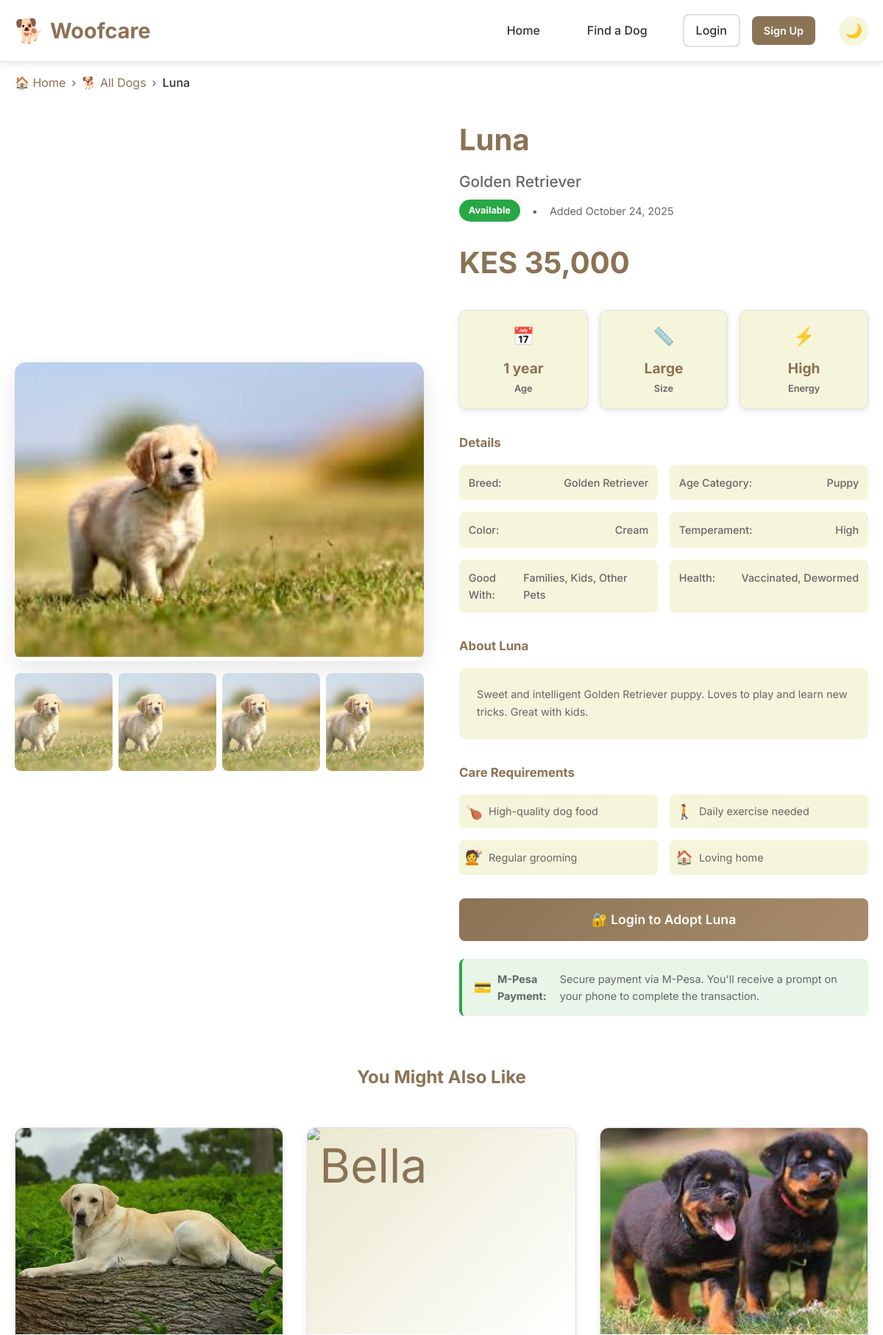
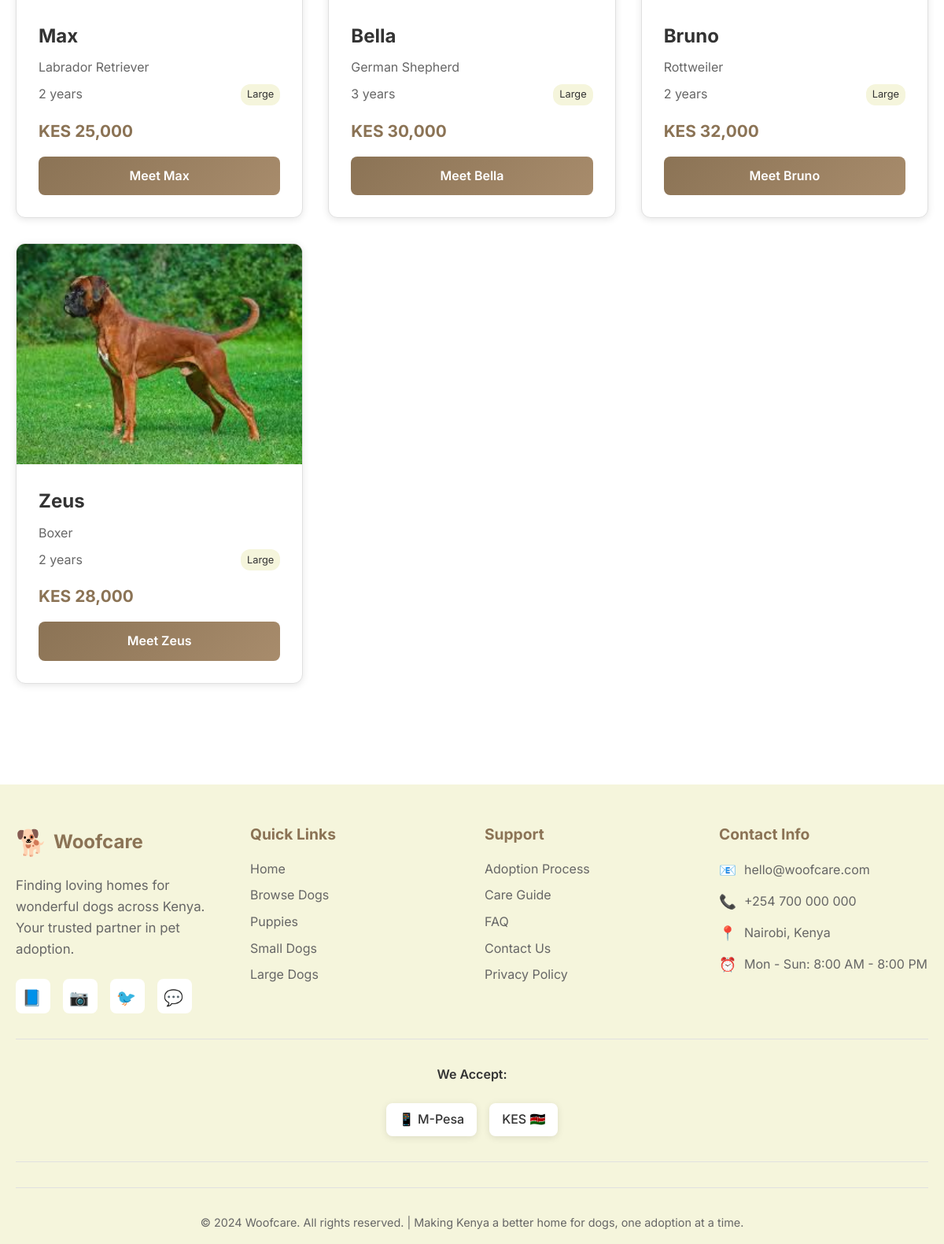
The app's page /dog/3 with its own data (2 pictures, top to bottom).
### models.py (models this page shows)
class Dog(db.Model):
    __tablename__ = 'dog'
    id = db.Column(db.Integer, primary_key=True)
    name = db.Column(db.String(100), nullable=False)
    breed = db.Column(db.String(100), nullable=False)
    age = db.Column(db.Integer, nullable=False)
    age_category = db.Column(db.String(20), nullable=False)  # puppy, young, adult, senior
    size = db.Column(db.String(20), nullable=False)  # small, medium, large
    color = db.Column(db.String(50), nullable=False)
    energy_level = db.Column(db.String(20), nullable=False)  # low, medium, high
    price = db.Column(db.Float, nullable=False)
    description = db.Column(db.Text, nullable=False)
    image_url = db.Column(db.String(255))
    is_available = db.Column(db.Boolean, default=True)
    created_at = db.Column(db.DateTime, default=datetime.utcnow)

### app.py (the view)
@app.route('/dog/<int:dog_id>')
def dog_detail(dog_id):
    dog = Dog.query.get_or_404(dog_id)
    similar_dogs = Dog.query.filter(
        Dog.id != dog.id,
        Dog.is_available == True
    ).filter(
        (Dog.breed == dog.breed) | (Dog.size == dog.size)
    ).limit(4).all()
    return render_template('dog_detail.html', dog=dog, similar_dogs=similar_dogs)

### templates/dog_detail.html (shortened to what this page needs)
{% extends "base.html" %}
{% block content %}
<div class="container">
    <div style="max-width: 1200px; margin: 0 auto;">
        <nav style="margin: 1rem 0; display: flex; align-items: center; gap: 0.5rem; flex-wrap: wrap;">
            <a href="{{ url_for('index') }}" style="color: var(--primary-color); text-decoration: none;">🏠 Home</a>
            <span style="color: #666;">›</span>
            <a href="{{ url_for('dogs') }}" style="color: var(--primary-color); text-decoration: none;">🐕 All Dogs</a>
            <span style="color: #666;">›</span>
            <span style="color: #333; font-weight: 500;">{{ dog.name }}</span>
        </nav>
        <div class="dog-detail" style="display: grid; grid-template-columns: 1fr 1fr; gap: 3rem; margin: 2rem 0;">
            <div>
                <div class="dog-image-main" style="border-radius: 15px; overflow: hidden; margin-bottom: 1rem; box-shadow: 0 10px 30px rgba(0,0,0,0.1);">
                    {% if dog.image_url %}
                    <img src="{{ dog.image_url }}" alt="{{ dog.name }}" style="width: 100%; height: 400px; object-fit: cover;">
                    {% else %}
                    <div style="width: 100%; height: 400px; background: linear-gradient(135deg, var(--secondary-color), #e8e8e8); display: flex; align-items: center; justify-content: center;">
                        <span style="font-size: 6rem; opacity: 0.7;">🐕</span>
                    </div>
                    {% endif %}
                </div>
                <div style="display: grid; grid-template-columns: repeat(4, 1fr); gap: 0.5rem;">
                    {% for i in range(4) %}
                    <div style="aspect-ratio: 1; border-radius: 8px; overflow: hidden; background: var(--secondary-color); display: flex; align-items: center; justify-content: center; cursor: pointer;">
                        {% if dog.image_url %}
                        <img src="{{ dog.image_url }}" alt="{{ dog.name }} {{ i+1 }}" style="width: 100%; height: 100%; object-fit: cover; opacity: 0.7;">
                        {% else %}
                        <span style="font-size: 1.5rem; opacity: 0.5;">🐕</span>
                        {% endif %}
                    </div>
                    {% endfor %}
                </div>
            </div>
            <div>
                <div style="margin-bottom: 1.5rem;">
                    <h1 style="color: var(--primary-color); margin-bottom: 0.5rem; font-size: 2.5rem;">{{ dog.name }}</h1>
                    <p style="font-size: 1.3rem; color: #666; margin-bottom: 0.5rem; font-weight: 500;">{{ dog.breed }}</p>
                    <div style="display: flex; align-items: center; gap: 1rem; flex-wrap: wrap;">
                        <span class="status-badge {{ 'available' if dog.is_available else 'unavailable' }}">
                            {{ 'Available' if dog.is_available else 'Adopted' }}
                        </span>
                        <span style="color: #666;">•</span>
                        <span style="color: #666;">Added {{ dog.created_at.strftime('%B %d, %Y') if dog.created_at else 'Recently' }}</span>
                    </div>
                </div>
                <div class="price" style="font-size: 2.5rem; margin-bottom: 2rem; color: var(--primary-color); font-weight: bold;">
                    KES {{ "{:,.0f}".format(dog.price) }}
                </div>
                <div style="display: grid; grid-template-columns: repeat(3, 1fr); gap: 1rem; margin-bottom: 2rem;">
                    <div class="stat-card">
                        <div class="stat-icon">📅</div>
                        <div class="stat-value">{{ dog.age }} year{{ 's' if dog.age != 1 }}</div>
                        <div class="stat-label">Age</div>
                    </div>
                    <div class="stat-card">
                        <div class="stat-icon">📏</div>
                        <div class="stat-value" style="text-transform: capitalize;">{{ dog.size }}</div>
                        <div class="stat-label">Size</div>
                    </div>
                    <div class="stat-card">
                        <div class="stat-icon">⚡</div>
                        <div class="stat-value" style="text-transform: capitalize;">{{ dog.energy_level }}</div>
                        <div class="stat-label">Energy</div>
                    </div>
                </div>
                <div class="details-section" style="margin-bottom: 2rem;">
                    <h3 style="margin-bottom: 1rem; color: var(--primary-color);">Details</h3>
                    <div style="display: grid; grid-template-columns: 1fr 1fr; gap: 1rem;">
                        <div class="detail-item">
                            <span class="detail-label">Breed:</span>
                            <span class="detail-value">{{ dog.breed }}</span>
                        </div>
                        <div class="detail-item">
                            <span class="detail-label">Age Category:</span>
                            <span class="detail-value" style="text-transform: capitalize;">{{ dog.age_category }}</span>
                        </div>
                        <div class="detail-item">
                            <span class="detail-label">Color:</span>
                            <span class="detail-value">{{ dog.color }}</span>
                        </div>
                        <div class="detail-item">
                            <span class="detail-label">Temperament:</span>
                            <span class="detail-value" style="text-transform: capitalize;">{{ dog.energy_level }}</span>
                        </div>
                        <div class="detail-item">
                            <span class="detail-label">Good With:</span>
                            <span class="detail-value">Families, Kids, Other Pets</span>
                        </div>
                        <div class="detail-item">
                            <span class="detail-label">Health:</span>
                            <span class="detail-value">Vaccinated, Dewormed</span>
                        </div>
                    </div>
                </div>
                <div style="margin-bottom: 2rem;">
                    <h3 style="margin-bottom: 1rem; color: var(--primary-color);">About {{ dog.name }}</h3>
                    <div style="background: var(--secondary-color); padding: 1.5rem; border-radius: 10px; line-height: 1.7;">
                        {{ dog.description }}
                    </div>
                </div>
                <div style="margin-bottom: 2rem;">
                    <h3 style="margin-bottom: 1rem; color: var(--primary-color);">Care Requirements</h3>
                    <div style="display: grid; grid-template-columns: repeat(2, 1fr); gap: 1rem;">
                        <div class="care-item">
                            <span class="care-icon">🍗</span>
                            <span>High-quality dog food</span>
                        </div>
                        <div class="care-item">
                            <span class="care-icon">🚶</span>
                            <span>Daily exercise needed</span>
                        </div>
                        <div class="care-item">
                            <span class="care-icon">💇</span>
                            <span>Regular grooming</span>
                        </div>
                        <div class="care-item">
                            <span class="care-icon">🏠</span>
                            <span>Loving home</span>
                        </div>
                    </div>
                </div>
                <div style="margin-bottom: 1.5rem;">
                    {% if current_user.is_authenticated %}
                        {% if dog.is_available %}
                            <div style="display: flex; gap: 1rem; flex-wrap: wrap;">
                                <a href="{{ url_for('checkout', dog_id=dog.id) }}" class="btn" style="font-size: 1.1rem; padding: 15px 30px; flex: 1;">
                                    🏠 Adopt {{ dog.name }}
                                </a>
                                <button class="btn" style="background: transparent; color: var(--primary-color); border: 2px solid var(--primary-color);">
                                    ❤️ Add to Wishlist
                                </button>
                            </div>
                        {% else %}
                            <button class="btn" disabled style="background: #ccc; font-size: 1.1rem; padding: 15px 30px; width: 100%;">
                                🏠 Already Adopted
                            </button>
                        {% endif %}
                    {% else %}
                        <a href="{{ url_for('login', next=url_for('checkout', dog_id=dog.id)) }}" class="btn" style="font-size: 1.1rem; padding: 15px 30px; width: 100%;">
                            🔐 Login to Adopt {{ dog.name }}
                        </a>
                    {% endif %}
                </div>
                <div class="mpesa-note" style="background: #e8f5e8; padding: 1rem; border-radius: 8px; border-left: 4px solid var(--success-color);">
                    <p style="margin: 0; display: flex; align-items: center; gap: 0.5rem;">
                        <span style="font-size: 1.2rem;">💳</span>
                        <strong>M-Pesa Payment:</strong> Secure payment via M-Pesa. You'll receive a prompt on your phone to complete the transaction.
                    </p>
                </div>
            </div>
        </div>
        {% if similar_dogs %}
        <div style="margin: 4rem 0;">
            <h2 style="text-align: center; margin-bottom: 2rem; color: var(--primary-color);">You Might Also Like</h2>
            <div class="dogs-grid">
                {% for similar_dog in similar_dogs %}
                {% if similar_dog.id != dog.id and similar_dog.is_available %}
                <div class="dog-card">
                    <div class="dog-image">
                    </div>
                    <div class="dog-info">
                        <h3>{{ similar_dog.name }}</h3>
                        <p style="color: #666; margin-bottom: 0.5rem;">{{ similar_dog.breed }}</p>
                        <div style="display: flex; justify-content: space-between; align-items: center; margin-bottom: 1rem;">
                            <span style="color: #666;">{{ similar_dog.age }} year{{ 's' if similar_dog.age != 1 }}</span>
                            <span style="text-transform: capitalize; background: var(--secondary-color); padding: 0.2rem 0.5rem; border-radius: 12px; font-size: 0.8rem;">
                                {{ similar_dog.size }}
                            </span>
                        </div>
                        <div class="price" style="font-size: 1.3rem; font-weight: bold; color: var(--primary-color); margin-bottom: 1rem;">
                            KES {{ "{:,.0f}".format(similar_dog.price) }}
                        </div>
                        <a href="{{ url_for('dog_detail', dog_id=similar_dog.id) }}" class="btn" style="display: block; text-align: center;">
                            Meet {{ similar_dog.name }}
                        </a>
                    </div>
                </div>
                {% endif %}
                {% endfor %}
            </div>
        </div>
        {% endif %}
    </div>
</div>
{% endblock %}

### records on screen
Dog: name "Luna", image_url (picture), breed "Golden Retriever", is_available "Available", created_at "October 24, 2025", price "35,000", age "1", size "Large", energy_level "High", age_category "Puppy", color "Cream", description "Sweet and intelligent Golden Retriever puppy. Loves to play and learn new tricks. Great with kids."
Dog: name "Max", breed "Labrador Retriever", age "2", age "s", size "Large", price "25,000"
Dog: name "Bella", breed "German Shepherd", age "3", age "s", size "Large", price "30,000"
Dog: name "Bruno", breed "Rottweiler", age "2", age "s", size "Large", price "32,000"
Dog: name "Zeus", breed "Boxer", age "2", age "s", size "Large", price "28,000"
